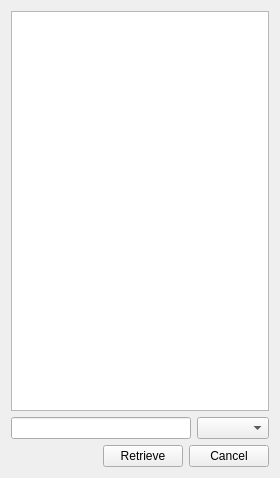
<ui version="4.0" >
 <class>CoformImportDialogClass</class>
 <widget class="QWidget" name="CoformImportDialogClass" >
  <property name="geometry" >
   <rect>
    <x>0</x>
    <y>0</y>
    <width>280</width>
    <height>478</height>
   </rect>
  </property>
  <property name="windowTitle" >
   <string>CoformImportDialog</string>
  </property>
  <layout class="QHBoxLayout" name="horizontalLayout_3" >
   <item>
    <layout class="QGridLayout" name="gridLayout" >
     <item row="1" column="0" >
      <layout class="QHBoxLayout" name="horizontalLayout" >
       <item>
        <widget class="QLineEdit" name="fileEdit" />
       </item>
       <item>
        <widget class="QComboBox" name="filterBox" />
       </item>
      </layout>
     </item>
     <item row="0" column="0" >
      <widget class="QTableView" name="uuidViewer" />
     </item>
     <item row="2" column="0" >
      <layout class="QHBoxLayout" name="horizontalLayout_2" >
       <item>
        <spacer name="horizontalSpacer" >
         <property name="orientation" >
          <enum>Qt::Horizontal</enum>
         </property>
         <property name="sizeHint" stdset="0" >
          <size>
           <width>40</width>
           <height>20</height>
          </size>
         </property>
        </spacer>
       </item>
       <item>
        <widget class="QPushButton" name="retrieveButton" >
         <property name="text" >
          <string>Retrieve</string>
         </property>
        </widget>
       </item>
       <item>
        <widget class="QPushButton" name="cancelButton" >
         <property name="text" >
          <string>Cancel</string>
         </property>
        </widget>
       </item>
      </layout>
     </item>
    </layout>
   </item>
  </layout>
 </widget>
 <layoutdefault spacing="6" margin="11" />
 <resources/>
 <connections/>
</ui>
